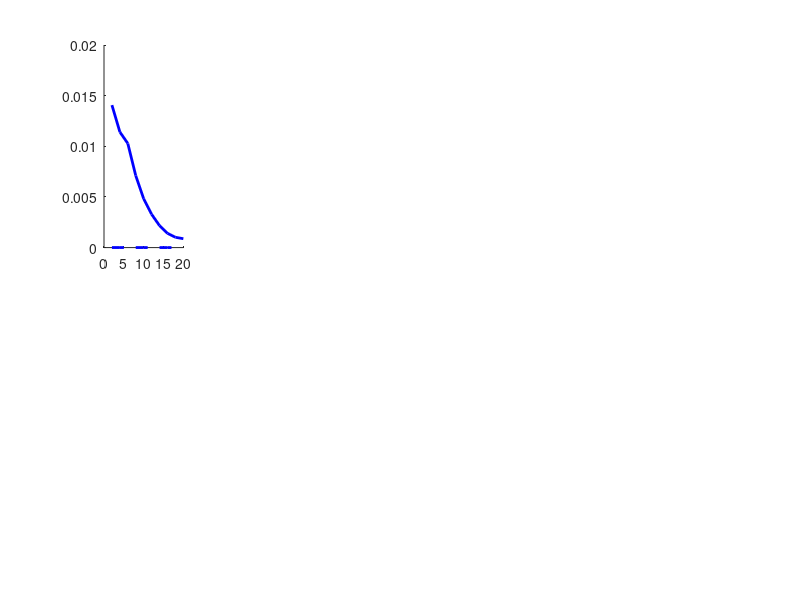

Source code (MATLAB): (Note: this script raises an error after producing the figure.)
%From "A biophysical model of striatal microcircuits suggests delta/theta-rhythmically interleaved gamma and beta
% oscillations mediate periodicity in motor control"
%Julia A. K. Chartove, Michelle M. McCarthy, Benjamin R. Pittman-Polletta, Nancy J. Kopell
%Department of Mathematics & Statistics, Boston University, Boston, MA
%
%FSI network rhythms are robust to noise and heterogeneity.
%Power and frequency of selta/theta and gamma rhythms in FSI network mean voltage as a function of 
%(A) noise frequency, 
%(B) noise amplitude, 
%(C) heterogeneity in leak current conductance, 
%(D) heterogeneity in potassium D current conductance, and 
%(E) heterogeneity in applied current. 
%For heterogeneity values, 0 represents completely
%uniform values and 1 represents a level of heterogeneity where values vary between zero
%and twice the default value. Default leak current conductance is 0.25 nS and default D
%current conductance is 6 nS; default applied current is 7 mA=cm2 for low DA and 14
%mA=cm2 for high DA. The parameters not being varied in plots A-C are held at either
%the high DA values (solid lines, Iapp = 14 muA=cm2, ggap = 0.3 nS, gsyn = 0.005 nS) or
%the low DA values (dotted lines, Iapp = 7 muA=cm2, ggap = 0.15 nS, gsyn = 0.1 nS),
%according to the legend. The solid line represents the mean value over 10 simulations
%per point. Shading represents standard deviation from these means. Power spectra are
%derived using Thomson’s multitaper power spectral density (PSD) estimate (MATLAB function pmtm).
%
%input matrices should be 10 columns, number of rows = length of x axis

load('example_data/figs1')

figure

%(A) noise frequency
noise_rate_plot_theta = subplot(2,5,1);
hold(noise_rate_plot_theta,'on');

plot(noise_rate,mean(noise_rate_hi_DA_theta'),'b','LineWidth',2,'DisplayName','\delta/\theta power (high DA)');
plot(noise_rate,mean(noise_rate_lo_DA_theta'),'--b','LineWidth',2,'DisplayName','\delta/\theta power (low DA)');
errorghost(noise_rate_hi_DA_theta',noise_rate,'b');
errorghost(noise_rate_lo_DA_theta',noise_rate,'b');
ylabel('Delta/theta spectral power');
set(gca, 'YScale', 'log')
xlabel('Poisson noise rate (kHz)');
axis(noise_rate_plot_theta,'tight');
ylim([0.000001 0.02]);

yyaxis right
plt = gca;
plt.YAxis(2).Color = 'r';

plot(noise_rate,mean(noise_rate_hi_DA_tfreq'),'r','LineWidth',2,'DisplayName','\delta/\theta freq. (high DA)');
plot(noise_rate,mean(noise_rate_lo_DA_tfreq'),'--r','LineWidth',2,'DisplayName','\delta/\theta freq. (low DA)');
errorghost(noise_rate_hi_DA_tfreq',noise_rate,'r');
errorghost(noise_rate_lo_DA_tfreq',noise_rate,'r');
ylim([0 10])

noise_amp_plot_gamma = subplot(2,5,7);
hold(noise_amp_plot_gamma,'on');

noise_amp_hi_DA_gamma = reshape(noise_amp_hi_DA_gamma,length(noise_amp),20);
noise_amp_lo_DA_gamma = reshape(noise_amp_lo_DA_gamma,length(noise_amp),20);
noise_amp_hi_DA_gfreq = reshape(noise_amp_hi_DA_gfreq,length(noise_amp),20);
noise_amp_lo_DA_gfreq = reshape(noise_amp_lo_DA_gfreq,length(noise_amp),20);

noise_amp_hi_DA_theta = reshape(noise_amp_hi_DA_theta,length(noise_amp),20);
noise_amp_lo_DA_theta = reshape(noise_amp_lo_DA_theta,length(noise_amp),20);
noise_amp_hi_DA_tfreq = reshape(noise_amp_hi_DA_tfreq,length(noise_amp),20);
noise_amp_lo_DA_tfreq = reshape(noise_amp_lo_DA_tfreq,length(noise_amp),20);


plot(noise_amp,mean(noise_amp_hi_DA_gamma'),'b','LineWidth',2,'DisplayName','\gamma power (high DA)');
plot(noise_amp,mean(noise_amp_lo_DA_gamma'),'--b','LineWidth',2,'DisplayName','\gamma power (low DA)');
errorghost(noise_amp_hi_DA_gamma',noise_amp,'b');
errorghost(noise_amp_lo_DA_gamma',noise_amp,'b');

set(gca, 'YScale', 'log')
xlabel('Poisson noise amplitude');
axis(noise_amp_plot_gamma,'tight');
ylim([0.000001 0.06]);

yyaxis right
plt = gca;
plt.YAxis(2).Color = 'r';

plot(noise_amp,mean(noise_amp_hi_DA_gfreq'),'r','LineWidth',2,'DisplayName','\gamma freq. (high DA)');
plot(noise_amp,mean(noise_amp_lo_DA_gfreq'),'--r','LineWidth',2,'DisplayName','\gamma freq. (low DA)');
errorghost(noise_amp_hi_DA_gfreq',noise_amp,'r');
errorghost(noise_amp_lo_DA_gfreq',noise_amp,'r');
legend('Location','best')
ylim([40 100])

%(B) noise amplitude
noise_amp_plot_theta = subplot(2,5,2);
hold(noise_amp_plot_theta,'on');

plot(noise_amp,mean(noise_amp_hi_DA_theta'),'b','LineWidth',2,'DisplayName','\delta/\theta power (high DA)');
plot(noise_amp,mean(noise_amp_lo_DA_theta'),'--b','LineWidth',2,'DisplayName','\delta/\theta power (low DA)');
errorghost(noise_amp_hi_DA_theta',noise_amp,'b');
errorghost(noise_amp_lo_DA_theta',noise_amp,'b');

set(gca, 'YScale', 'log')
xlabel('Poisson noise amplitude');
axis(noise_amp_plot_theta,'tight');
ylim([0.000001 0.02]);

yyaxis right
plt = gca;
plt.YAxis(2).Color = 'r';

plot(noise_amp,mean(noise_amp_hi_DA_tfreq'),'r','LineWidth',2,'DisplayName','\delta/\theta freq. (high DA)');
plot(noise_amp,mean(noise_amp_lo_DA_tfreq'),'--r','LineWidth',2,'DisplayName','\delta/\theta freq. (low DA)');
errorghost(noise_amp_hi_DA_tfreq',noise_amp,'r');
errorghost(noise_amp_lo_DA_tfreq',noise_amp,'r');
legend('Location','best')
ylim([0 10])


noise_rate_plot_gamma = subplot(2,5,6);
hold(noise_rate_plot_gamma,'on');

noise_rate_hi_DA_gamma = reshape(noise_rate_hi_DA_gamma,length(noise_rate),20);
noise_rate_lo_DA_gamma = reshape(noise_rate_lo_DA_gamma,length(noise_rate),20);
noise_rate_hi_DA_gfreq = reshape(noise_rate_hi_DA_gfreq,length(noise_rate),20);
noise_rate_lo_DA_gfreq = reshape(noise_rate_lo_DA_gfreq,length(noise_rate),20);

noise_rate_hi_DA_theta = reshape(noise_rate_hi_DA_theta,length(noise_rate),20);
noise_rate_lo_DA_theta = reshape(noise_rate_lo_DA_theta,length(noise_rate),20);
noise_rate_hi_DA_tfreq = reshape(noise_rate_hi_DA_tfreq,length(noise_rate),20);
noise_rate_lo_DA_tfreq = reshape(noise_rate_lo_DA_tfreq,length(noise_rate),20);

plot(noise_rate,mean(noise_rate_hi_DA_gamma'),'b','LineWidth',2,'DisplayName','\gamma power (high DA)');
plot(noise_rate,mean(noise_rate_lo_DA_gamma'),'--b','LineWidth',2,'DisplayName','\gamma power (low DA)');
errorghost(noise_rate_hi_DA_gamma',noise_rate,'b');
errorghost(noise_rate_lo_DA_gamma',noise_rate,'b');
ylabel('Gamma spectral power');
set(gca, 'YScale', 'log')
xlabel('Poisson noise rate (kHz)');
axis(noise_rate_plot_gamma,'tight');
ylim([0.000001 0.06]);

yyaxis right
plt = gca;
plt.YAxis(2).Color = 'r';

plot(noise_rate,mean(noise_rate_hi_DA_gfreq'),'r','LineWidth',2,'DisplayName','\gamma freq. (high DA)');
plot(noise_rate,mean(noise_rate_lo_DA_gfreq'),'--r','LineWidth',2,'DisplayName','\gamma freq. (low DA)');
errorghost(noise_rate_hi_DA_gfreq',noise_rate,'r');
errorghost(noise_rate_lo_DA_gfreq',noise_rate,'r');
ylim([40 100])


%(C) heterogeneity in leak current conductance
gl_het_plot_gamma = subplot(2,5,8);
hold(gl_het_plot_gamma,'on');

gl_het_hi_DA_gamma = reshape(gl_het_hi_DA_gamma,length(gl),20);
gl_het_lo_DA_gamma = reshape(gl_het_lo_DA_gamma,length(gl),20);
gl_het_hi_DA_gfreq = reshape(gl_het_hi_DA_gfreq,length(gl),20);
gl_het_lo_DA_gfreq = reshape(gl_het_lo_DA_gfreq,length(gl),20);

gl_het_hi_DA_theta = reshape(gl_het_hi_DA_theta,length(gl),20);
gl_het_lo_DA_theta = reshape(gl_het_lo_DA_theta,length(gl),20);
gl_het_hi_DA_tfreq = reshape(gl_het_hi_DA_tfreq,length(gl),20);
gl_het_lo_DA_tfreq = reshape(gl_het_lo_DA_tfreq,length(gl),20);

plot(gl,mean(gl_het_hi_DA_gamma'),'b','LineWidth',2,'DisplayName','\gamma power (high DA)');
plot(gl,mean(gl_het_lo_DA_gamma'),'--b','LineWidth',2,'DisplayName','\gamma power (low DA)');
errorghost(gl_het_hi_DA_gamma',gl,'b');
errorghost(gl_het_lo_DA_gamma',gl,'b');

set(gca, 'YScale', 'log')
xlabel('Heterogeneity in g_l');
axis(gl_het_plot_gamma,'tight');
ylim([0.000001 0.06]);

yyaxis right
plt = gca;
plt.YAxis(2).Color = 'r';

plot(gl,mean(gl_het_hi_DA_gfreq'),'r','LineWidth',2,'DisplayName','\gamma freq. (high DA)');
plot(gl,mean(gl_het_lo_DA_gfreq'),'--r','LineWidth',2,'DisplayName','\gamma freq. (low DA)');
errorghost(gl_het_hi_DA_gfreq',gl,'r');
errorghost(gl_het_lo_DA_gfreq',gl,'r');
ylim([40 100])

gl_het_plot_theta = subplot(2,5,3);
hold(gl_het_plot_theta,'on');

plot(gl,mean(gl_het_hi_DA_theta'),'b','LineWidth',2,'DisplayName','\delta/\theta power (high DA)');
plot(gl,mean(gl_het_lo_DA_theta'),'--b','LineWidth',2,'DisplayName','\delta/\theta power (low DA)');
errorghost(gl_het_hi_DA_theta',gl,'b');
errorghost(gl_het_lo_DA_theta',gl,'b');

set(gca, 'YScale', 'log')
xlabel('Heterogeneity in g_L');
axis(gl_het_plot_theta,'tight');
ylim([0.000001 0.02]);

yyaxis right
plt = gca;
plt.YAxis(2).Color = 'r';

plot(gl,mean(gl_het_hi_DA_tfreq'),'r','LineWidth',2,'DisplayName','\delta/\theta freq. (high DA)');
plot(gl,mean(gl_het_lo_DA_tfreq'),'--r','LineWidth',2,'DisplayName','\delta/\theta freq. (low DA)');
errorghost(gl_het_hi_DA_tfreq',gl,'r');
errorghost(gl_het_lo_DA_tfreq',gl,'r');
ylim([0 10])


%(D) heterogeneity in potassium D current conductance
gd_het_plot_gamma = subplot(2,5,9);
hold(gd_het_plot_gamma,'on');

gd_het_hi_DA_gamma = reshape(gd_het_hi_DA_gamma,length(gd),20);
gd_het_lo_DA_gamma = reshape(gd_het_lo_DA_gamma,length(gd),20);
gd_het_hi_DA_gfreq = reshape(gd_het_hi_DA_gfreq,length(gd),20);
gd_het_lo_DA_gfreq = reshape(gd_het_lo_DA_gfreq,length(gd),20);

gd_het_hi_DA_theta = reshape(gd_het_hi_DA_theta,length(gd),20);
gd_het_lo_DA_theta = reshape(gd_het_lo_DA_theta,length(gd),20);
gd_het_hi_DA_tfreq = reshape(gd_het_hi_DA_tfreq,length(gd),20);
gd_het_lo_DA_tfreq = reshape(gd_het_lo_DA_tfreq,length(gd),20);

plot(tonic,mean(gd_het_hi_DA_gamma'),'b','LineWidth',2,'DisplayName','\gamma power (high DA)');
plot(tonic,mean(gd_het_lo_DA_gamma'),'--b','LineWidth',2,'DisplayName','\gamma power (low DA)');
errorghost(gd_het_hi_DA_gamma',gd,'b');
errorghost(gd_het_lo_DA_gamma',gd,'b');

set(gca, 'YScale', 'log')
xlabel('Heterogeneity in g_d');
axis(gd_het_plot_gamma,'tight');
ylim([0.000001 0.06]);

yyaxis right
plt = gca;
plt.YAxis(2).Color = 'r';

plot(gd,mean(gd_het_hi_DA_gfreq'),'r','LineWidth',2,'DisplayName','\gamma freq. (high DA)');
plot(gd,mean(gd_het_lo_DA_gfreq'),'--r','LineWidth',2,'DisplayName','\gamma freq. (low DA)');
errorghost(gd_het_hi_DA_gfreq',gd,'r');
errorghost(gd_het_lo_DA_gfreq',gd,'r');
ylim([40 100])

gd_het_plot_theta = subplot(2,5,4);
hold(gd_het_plot_theta,'on');

plot(gd,mean(gd_het_hi_DA_theta'),'b','LineWidth',2,'DisplayName','\delta/\theta power (high DA)');
plot(gd,mean(gd_het_lo_DA_theta'),'--b','LineWidth',2,'DisplayName','\delta/\theta power (low DA)');
errorghost(gd_het_hi_DA_theta',gd,'b');
errorghost(gd_het_lo_DA_theta',gd,'b');

set(gca, 'YScale', 'log')
xlabel('Heterogeneity in g_d');
axis(gd_het_plot_theta,'tight');
ylim([0.000001 0.02]);

yyaxis right
plt = gca;
plt.YAxis(2).Color = 'r';

plot(gd,mean(gd_het_hi_DA_tfreq'),'r','LineWidth',2,'DisplayName','\delta/\theta freq. (high DA)');
plot(gd,mean(gd_het_lo_DA_tfreq'),'--r','LineWidth',2,'DisplayName','\delta/\theta freq. (low DA)');
errorghost(gd_het_hi_DA_tfreq',gd,'r');
errorghost(gd_het_lo_DA_tfreq',gd,'r');
ylim([0 10])

%(E) heterogeneity in applied current
tonic_het_plot_gamma = subplot(2,5,10);
hold(tonic_het_plot_gamma,'on');

tonic_het_hi_DA_gamma = reshape(tonic_het_hi_DA_gamma,length(tonic),20);
tonic_het_lo_DA_gamma = reshape(tonic_het_lo_DA_gamma,length(tonic),20);
tonic_het_hi_DA_gfreq = reshape(tonic_het_hi_DA_gfreq,length(tonic),20);
tonic_het_lo_DA_gfreq = reshape(tonic_het_lo_DA_gfreq,length(tonic),20);

tonic_het_hi_DA_theta = reshape(tonic_het_hi_DA_theta,length(tonic),20);
tonic_het_lo_DA_theta = reshape(tonic_het_lo_DA_theta,length(tonic),20);
tonic_het_hi_DA_tfreq = reshape(tonic_het_hi_DA_tfreq,length(tonic),20);
tonic_het_lo_DA_tfreq = reshape(tonic_het_lo_DA_tfreq,length(tonic),20);

plot(tonic,mean(tonic_het_hi_DA_gamma'),'b','LineWidth',2,'DisplayName','\gamma power (high DA)');
plot(tonic,mean(tonic_het_lo_DA_gamma'),'--b','LineWidth',2,'DisplayName','\gamma power (low DA)');
errorghost(tonic_het_hi_DA_gamma',tonic,'b');
errorghost(tonic_het_lo_DA_gamma',tonic,'b');

set(gca, 'YScale', 'log')
xlabel('Heterogeneity in I_{app}');
axis(tonic_het_plot_gamma,'tight');
ylim([0.000001 0.06]);

yyaxis right
plt = gca;
plt.YAxis(2).Color = 'r';

plot(tonic,mean(tonic_het_hi_DA_gfreq'),'r','LineWidth',2,'DisplayName','\gamma freq. (high DA)');
plot(tonic,mean(tonic_het_lo_DA_gfreq'),'--r','LineWidth',2,'DisplayName','\gamma freq. (low DA)');
errorghost(tonic_het_hi_DA_gfreq',tonic,'r');
errorghost(tonic_het_lo_DA_gfreq',tonic,'r');
ylabel('Gamma frequency (Hz)');
ylim([40 100])

tonic_het_plot_theta = subplot(2,5,5);
hold(tonic_het_plot_theta,'on');

plot(tonic,mean(tonic_het_hi_DA_theta'),'b','LineWidth',2,'DisplayName','\delta/\theta power (high DA)');
plot(tonic,mean(tonic_het_lo_DA_theta'),'--b','LineWidth',2,'DisplayName','\delta/\theta power (low DA)');
errorghost(tonic_het_hi_DA_theta',tonic,'b');
errorghost(tonic_het_lo_DA_theta',tonic,'b');
set(gca, 'YScale', 'log')
xlabel('Heterogeneity in I_{app}');
axis(tonic_het_plot_theta,'tight');
ylim([0.000001 0.02]);

yyaxis right
plt = gca;
plt.YAxis(2).Color = 'r';

plot(tonic,mean(tonic_het_hi_DA_tfreq'),'r','LineWidth',2,'DisplayName','\delta/\theta freq. (high DA)');
plot(tonic,mean(tonic_het_lo_DA_tfreq'),'--r','LineWidth',2,'DisplayName','\delta/\theta freq. (low DA)');
errorghost(tonic_het_hi_DA_tfreq',tonic,'r');
errorghost(tonic_het_lo_DA_tfreq',tonic,'r');
ylabel('Delta/theta frequency (Hz)');
ylim([0 10])

supersizeme(2)